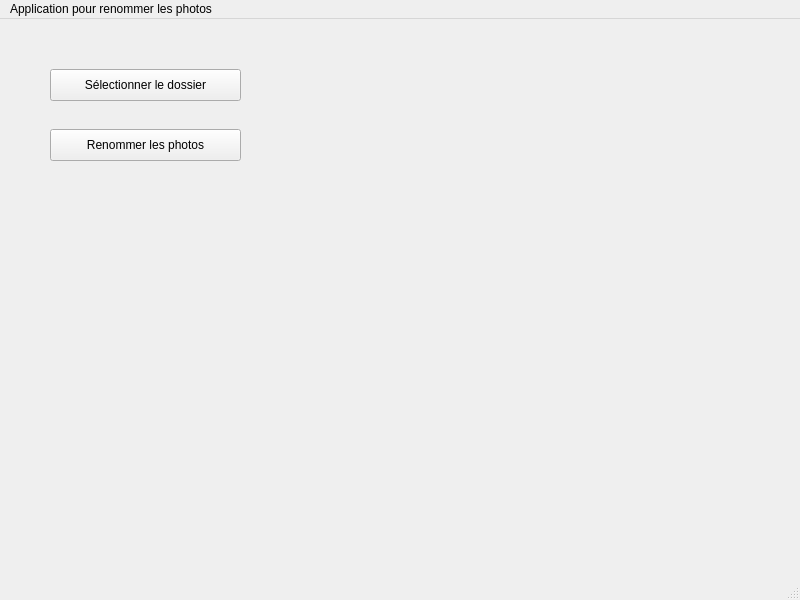
<?xml version="1.0" encoding="UTF-8"?>
<ui version="4.0">
 <class>MainWindow</class>
 <widget class="QMainWindow" name="MainWindow">
  <property name="geometry">
   <rect>
    <x>0</x>
    <y>0</y>
    <width>800</width>
    <height>600</height>
   </rect>
  </property>
  <property name="windowTitle">
   <string>MainWindow</string>
  </property>
  <widget class="QWidget" name="centralwidget">
   <widget class="QPushButton" name="pushButton">
    <property name="geometry">
     <rect>
      <x>50</x>
      <y>50</y>
      <width>191</width>
      <height>32</height>
     </rect>
    </property>
    <property name="text">
     <string>Sélectionner le dossier</string>
    </property>
   </widget>
   <widget class="QPushButton" name="pushButton_2">
    <property name="geometry">
     <rect>
      <x>50</x>
      <y>110</y>
      <width>191</width>
      <height>32</height>
     </rect>
    </property>
    <property name="text">
     <string>Renommer les photos</string>
    </property>
   </widget>
  </widget>
  <widget class="QMenuBar" name="menubar">
   <property name="geometry">
    <rect>
     <x>0</x>
     <y>0</y>
     <width>800</width>
     <height>24</height>
    </rect>
   </property>
   <widget class="QMenu" name="menuApplication_pour_renommer_les_photos">
    <property name="title">
     <string>Application pour renommer les photos</string>
    </property>
   </widget>
   <addaction name="menuApplication_pour_renommer_les_photos"/>
  </widget>
  <widget class="QStatusBar" name="statusbar"/>
 </widget>
 <resources/>
 <connections/>
</ui>
